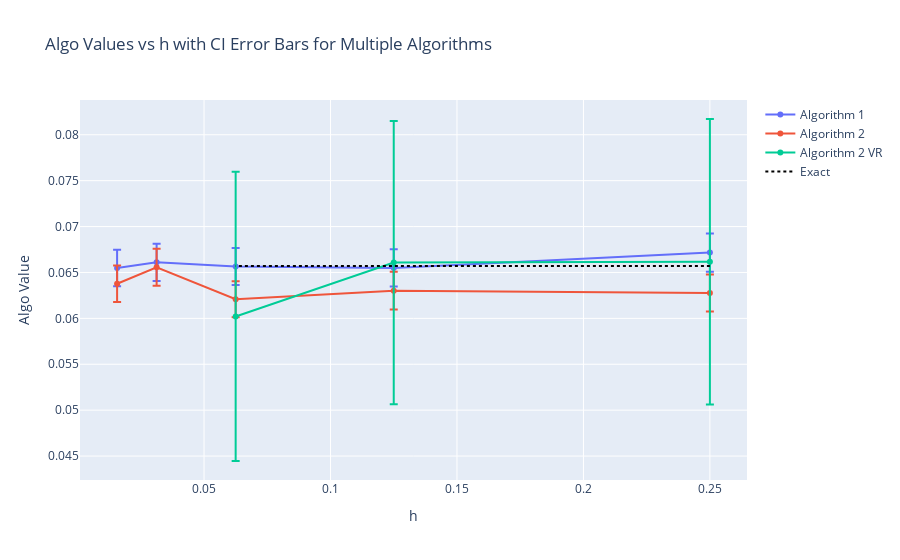

The cell this chart's notebook holds for it:
### Markdown cell above
### Compare over a few time‑steps and plot

### Code cell
# Prepare figure
fig = go.Figure()

# Add trace for Algorithm 1
fig.add_trace(go.Scatter(
    x=[d['h'] for d in results_algo1],
    y=[d['Algo'] for d in results_algo1],
    mode='lines+markers',
    error_y=dict(type='data', array=[d['CI'] for d in results_algo1], visible=True),
    name='Algorithm 1'
))

# Add trace for Algorithm 2
fig.add_trace(go.Scatter(
    x=[d['h'] for d in results_algo2],
    y=[d['Algo'] for d in results_algo2],
    mode='lines+markers',
    error_y=dict(type='data', array=[d['CI'] for d in results_algo2], visible=True),
    name='Algorithm 2'
))

# Add trace for Algorithm 2 VR
fig.add_trace(go.Scatter(
    x=[d['h'] for d in results_algo2_vr],
    y=[d['Algo'] for d in results_algo2_vr],
    mode='lines+markers',
    error_y=dict(type='data', array=[d['CI'] for d in results_algo2_vr], visible=True),
    name='Algorithm 2 VR'
))

# Update layout
fig.update_layout(
    title='Algo Values vs h with CI Error Bars for Multiple Algorithms',
    xaxis_title='h',
    yaxis_title='Algo Value'
)

fig.add_trace(go.Scatter(
    x=[d['h'] for d in results_algo2_vr],   # or use a combined h-list like [0.25,0.125,0.0625]
    y=[exact]*len(results_algo2_vr),
    mode='lines',
    line=dict(dash='dot', color='black'),
    name='Exact'
))

fig.show()

### Figure 1 — Plotly figure (JSON) as saved in the notebook; plotly's stock layout.template omitted (floating-point values rounded to 4 significant figures)
{"data": [{"error_y": {"array": [0.002074, 0.002028, 0.002014, 0.00203, 0.001998], "type": "data", "visible": true}, "mode": "lines+markers", "name": "Algorithm 1", "type": "scatter", "x": [0.25, 0.125, 0.0625, 0.03125, 0.01562], "y": [0.06716, 0.06549, 0.06565, 0.06611, 0.06549]}, {"error_y": {"array": [0.002018, 0.00206, 0.001959, 0.00202, 0.001991], "type": "data", "visible": true}, "mode": "lines+markers", "name": "Algorithm 2", "type": "scatter", "x": [0.25, 0.125, 0.0625, 0.03125, 0.01562], "y": [0.06277, 0.06301, 0.06209, 0.06556, 0.06377]}, {"error_y": {"array": [0.01555, 0.01542, 0.01575], "type": "data", "visible": true}, "mode": "lines+markers", "name": "Algorithm 2 VR", "type": "scatter", "x": [0.25, 0.125, 0.0625], "y": [0.06617, 0.06607, 0.06021]}, {"line": {"color": "black", "dash": "dot"}, "mode": "lines", "name": "Exact", "type": "scatter", "x": [0.25, 0.125, 0.0625], "y": [0.06571, 0.06571, 0.06571]}], "layout": {"title": {"text": "Algo Values vs h with CI Error Bars for Multiple Algorithms"}, "xaxis": {"title": {"text": "h"}}, "yaxis": {"title": {"text": "Algo Value"}}}}
